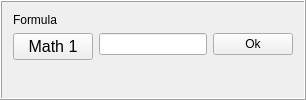
        <widget class="QFrame" name="frame_13">
         <property name="minimumSize">
          <size>
           <width>0</width>
           <height>30</height>
          </size>
         </property>
         <property name="frameShape">
          <enum>QFrame::Box</enum>
         </property>
         <property name="frameShadow">
          <enum>QFrame::Raised</enum>
         </property>
         <layout class="QFormLayout" name="formLayout">
          <item row="0" column="0">
           <widget class="QLabel" name="label_23">
            <property name="text">
             <string>&lt;html&gt;&lt;head/&gt;&lt;body&gt;&lt;p&gt;Formula&lt;/p&gt;&lt;/body&gt;&lt;/html&gt;</string>
            </property>
           </widget>
          </item>
          <item row="1" column="0">
           <widget class="QPushButton" name="Math1Button">
            <property name="minimumSize">
             <size>
              <width>60</width>
              <height>25</height>
             </size>
            </property>
            <property name="font">
             <font>
              <pointsize>12</pointsize>
              <weight>50</weight>
              <bold>false</bold>
             </font>
            </property>
            <property name="text">
             <string>Math 1</string>
            </property>
           </widget>
          </item>
          <item row="1" column="1">
           <layout class="QHBoxLayout" name="horizontalLayout_8">
            <item>
             <widget class="QLineEdit" name="lineEdit">
              <property name="toolTip">
               <string>Write a python style formula using math library (e.g.  math.exp(ChA**2+ChB**2)/ChC)</string>
              </property>
              <property name="statusTip">
               <string/>
              </property>
             </widget>
            </item>
            <item>
             <widget class="QPushButton" name="Math1OKButton">
              <property name="minimumSize">
               <size>
                <width>20</width>
                <height>20</height>
               </size>
              </property>
              <property name="text">
               <string>Ok</string>
              </property>
             </widget>
            </item>
           </layout>
          </item>
         </layout>
        </widget>
